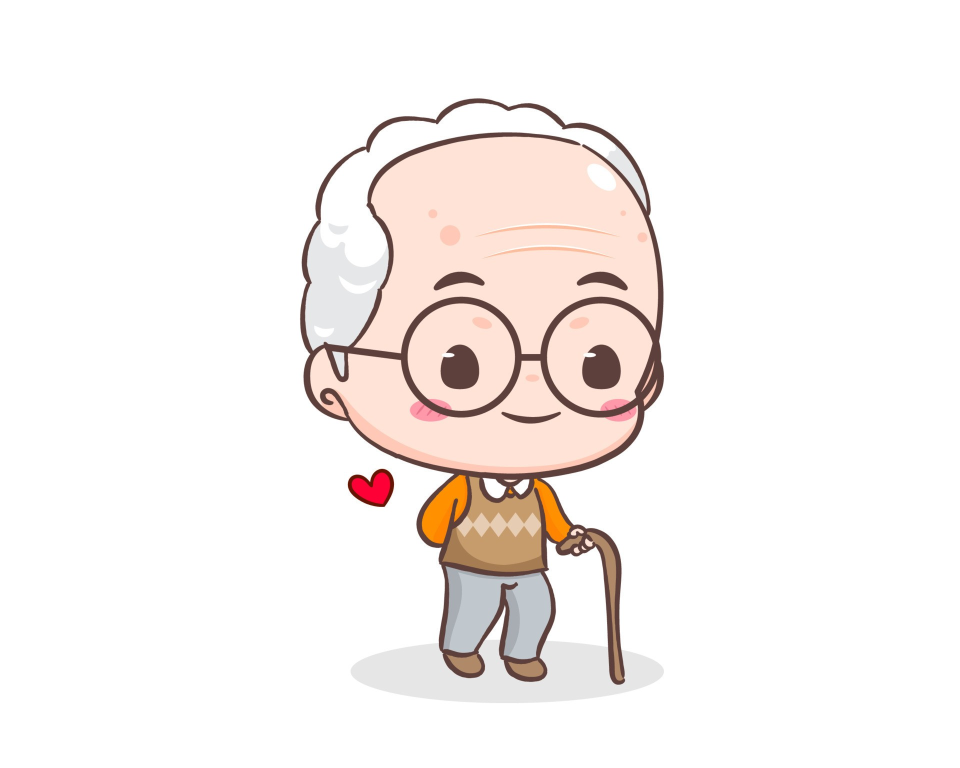
#> input picture data/omega_vision/arc3_games/curated/objects_library/grandpa_simpson.jpg, 1920 x 1536 px (shown at 1/2 size)
$ python pixels_to_regions.py ../../../data/omega_vision/arc3_games/curated/objects_library/grandpa_simpson.jpg
#> lines starting #> are read from the running program, lines starting #| are printed output that depends on the picture; after the words box and inside, x2 and y2 are one past the last pixel; in counts of white or black regions, pixels touching at a corner belong together
"""pixels_to_regions.py — bbox-FREE perception for any image (ARC, cartoon, CGI).

No bounding boxes anywhere. The image is first ENHANCED (default: a light
PIL denoise + degradation repair), then pixels are grouped into COLOR BLOBS
that accept small color gradients (adjacent pixels join a blob while their
color step stays under --tolerance, so cel shading / JPEG banding stays one
blob), then we derive PURELY TOPOLOGICAL facts from the pixels:

  region(Id, Color, Area, centroid(CX,CY)).
  adjacent(A, B).        % some pixel of A is 4-adjacent to some pixel of B
  encloses(Outer, Inner).% Inner's only neighbour is Outer and it never touches
                         % the image edge -> Outer completely surrounds Inner
  border(Id).            % region has a pixel on the image edge
  img_size(W, H).
  polygon(Id, Points).   % OUTER edge (silhouette)
  hole(Id, Points).      % INNER edges (cutouts), stored separately
  midline(Id, Points).   % median lines: distance-transform crest polylines
  fillpoint(Id, xy(X,Y), Depth). % all points found in the fill: every local
                         % distance peak, guaranteed interior, deepest first

Prolog then reasons over adjacency + enclosure — never a box. Optionally also
emit the quantized cell/3 grid (--grid) for full pixel fidelity.

Usage:
    python pixels_to_regions.py IMG.png --prolog out.pl
    python pixels_to_regions.py IMG.png --tolerance 0 --colors 14 --smooth 3 \
        --minfrac 0.0008 --prolog out.pl   # legacy global-quantize mode
"""
from __future__ import annotations

import argparse
import json
import sys
from collections import defaultdict
from pathlib import Path

import numpy as np
from PIL import Image, ImageDraw, ImageFilter, ImageOps
from scipy import ndimage
from scipy.sparse import coo_matrix
from scipy.sparse.csgraph import connected_components

STRUCT4 = np.array([[0, 1, 0], [1, 1, 1], [0, 1, 0]])


def looks_flat_art(rgb_array: np.ndarray) -> bool:
    """True for cartoon / gridded / cel-flat art: a large share of 4-neighbor
    pixel pairs are (near-)identical, or the palette is tiny. Photographs and
    degraded scans fail both tests."""
    h, w = rgb_array.shape[:2]
    step = max(1, max(h, w) // 256)
    px = rgb_array[::step, ::step].astype(np.int16)
    right_flat = (np.abs(px[:, :-1] - px[:, 1:]).max(axis=2) <= 2).mean()
    down_flat = (np.abs(px[:-1, :] - px[1:, :]).max(axis=2) <= 2).mean()
    flat_fraction = (float(right_flat) + float(down_flat)) / 2.0
    packed = (px[:, :, 0].astype(np.int32) << 16) | (px[:, :, 1].astype(np.int32) << 8) | px[:, :, 2].astype(np.int32)
    unique_colors = int(np.unique(packed).size)
    return flat_fraction >= 0.55 or unique_colors <= 64


def enhance(img: Image.Image, mode: str = "auto") -> tuple[Image.Image, str]:
    """Pre-filter run before Prolog ever sees the image.

    "enhance" uses the Python vision library (PIL) for a little denoising and
    degradation repair: a 3px median filter knocks out impulse/JPEG noise and
    a gentle autocontrast (1% clip) restores washed-out levels. "auto" (the
    default) applies it only to images that are NOT cartoon or gridded items
    — flat cel art and ARC grids are already clean and would only be softened.
    Returns the image plus the action actually taken.
    """
    rgb = img.convert("RGB")
    if mode == "none":
        return rgb, "none"
    if mode == "auto" and looks_flat_art(np.asarray(rgb)):
        return rgb, "skipped (flat art/grid)"
    rgb = rgb.filter(ImageFilter.MedianFilter(size=3))
    return ImageOps.autocontrast(rgb, cutoff=1), "enhanced"


def gradient_blobs(rgb_array: np.ndarray, tolerance: int):
    """Label COLOR BLOBS that accept small color gradients: 4-adjacent pixels
    belong to the same blob when every channel differs by <= tolerance, so a
    smoothly shaded surface stays one blob but hard edges still split. Each
    blob's color is the mean RGB of its members; perimeter counts boundary
    pixel-pairs (to other blobs or the image edge) for bbox-free shape cues."""
    h, w = rgb_array.shape[:2]
    px = rgb_array.astype(np.int16)
    n = h * w
    ids = np.arange(n, dtype=np.int64).reshape(h, w)

    def joins(a: np.ndarray, b: np.ndarray) -> np.ndarray:
        return np.abs(a - b).max(axis=2) <= tolerance

    right = joins(px[:, :-1], px[:, 1:])
    down = joins(px[:-1, :], px[1:, :])
    rows = np.concatenate([ids[:, :-1][right], ids[:-1, :][down]])
    cols = np.concatenate([ids[:, 1:][right], ids[1:, :][down]])
    graph = coo_matrix((np.ones(rows.size, dtype=np.int8), (rows, cols)), shape=(n, n))
    _count, flat = connected_components(graph, directed=False)
    labels = (flat + 1).astype(np.int32).reshape(h, w)  # region ids start at 1

    flat0 = labels.ravel() - 1
    areas = np.bincount(flat0)
    sums = np.zeros((areas.size, 3), dtype=np.int64)
    for channel in range(3):
        sums[:, channel] = np.bincount(flat0, weights=px[:, :, channel].ravel()).astype(np.int64)
    ys, xs = np.divmod(np.arange(n), w)
    cx = np.bincount(flat0, weights=xs) / np.maximum(areas, 1)
    cy = np.bincount(flat0, weights=ys) / np.maximum(areas, 1)
    edge = np.zeros(areas.size, dtype=bool)
    for sel in (labels[0, :], labels[-1, :], labels[:, 0], labels[:, -1]):
        edge[np.unique(sel) - 1] = True

    info: dict[int, dict] = {}
    for gid0 in range(areas.size):
        area = int(areas[gid0])
        if area == 0:
            continue
        r, g, b = (sums[gid0] / area).round().astype(int)
        info[gid0 + 1] = {
            "color": f"#{r:02x}{g:02x}{b:02x}",
            "area": area,
            "cx": int(round(cx[gid0])),
            "cy": int(round(cy[gid0])),
            "border": bool(edge[gid0]),
        }
    return labels, info


def quantize(img: Image.Image, n_colors: int, smooth: int):
    rgb = img.convert("RGB")
    if smooth > 0:
        rgb = rgb.filter(ImageFilter.MedianFilter(size=smooth))
    q = rgb.quantize(colors=n_colors, method=Image.MEDIANCUT)
    idx = np.array(q)
    pal = q.getpalette()[: n_colors * 3]
    colors = [(pal[i], pal[i + 1], pal[i + 2]) for i in range(0, len(pal), 3)]
    return idx, colors


# [24 lines left out: function label_map, not called in this run]


def adjacency(labels: np.ndarray):
    """Neighbor pairs with their shared-edge strength: how many pixel pairs
    the two regions share along an exact 4-neighbor boundary."""
    pairs: dict[tuple[int, int], int] = {}
    for A, B in ((labels[:, :-1], labels[:, 1:]), (labels[:-1, :], labels[1:, :])):
        d = A != B
        if not d.any():
            continue
        u = np.stack([A[d], B[d]], axis=1)
        u.sort(axis=1)
        uniq, counts = np.unique(u, axis=0, return_counts=True)
        for (a, b), n in zip(uniq, counts):
            key = (int(a), int(b))
            pairs[key] = pairs.get(key, 0) + int(n)
    return pairs


def enclosures(info, neigh):
    """Inner is enclosed by Outer iff Inner never touches the edge and its ONLY
    neighbouring region is Outer — a true surround, independent of shape."""
    out = []
    for gid, i in info.items():
        if i["border"]:
            continue
        ns = neigh.get(gid, set())
        if len(ns) == 1:
            out.append((next(iter(ns)), gid))
    return out


def add_enclosed_parts(
    info,
    pairs,
    big: set,
    floor: int = 4,
    excluded_outers: set[int] | None = None,
) -> set:
    """Enclosed fillers survive min_area: a region fully surrounded by a kept
    part is itself a part (eye dots, mouth holes), however small - it is the
    thing that fills a cutout. Iterates so nested fillers (pupil inside iris
    inside eye-white) all make it in. Callers may exclude an elected exterior
    background so isolated image noise does not become a semantic filler."""
    neigh = defaultdict(set)
    excluded_outers = excluded_outers or set()
    for a, b in pairs:
        neigh[a].add(b)
        neigh[b].add(a)
    added = True
    while added:
        added = False
        for outer, inner in enclosures(info, neigh):
            if (
                outer in big
                and outer not in excluded_outers
                and inner not in big
                and info[inner]["area"] >= floor
            ):
                big.add(inner)
                added = True
    return big


def perimeters(labels: np.ndarray) -> dict[int, int]:
    """Boundary length per region: pixel pairs facing a different region plus
    pixels on the image edge (bbox-free shape cue: perimeter^2/area separates
    compact tiles from organic silhouettes)."""
    out: dict[int, int] = defaultdict(int)
    for A, B in ((labels[:, :-1], labels[:, 1:]), (labels[:-1, :], labels[1:, :])):
        d = A != B
        if not d.any():
            continue
        for side in (A[d], B[d]):
            ids, counts = np.unique(side, return_counts=True)
            for gid, count in zip(ids, counts):
                out[int(gid)] += int(count)
    for sel in (labels[0, :], labels[-1, :], labels[:, 0], labels[:, -1]):
        ids, counts = np.unique(sel, return_counts=True)
        for gid, count in zip(ids, counts):
            out[int(gid)] += int(count)
    return out


# [410 lines left out: functions region_polygons, _neighbors8, _prune_spurs, _skeleton_paths, _simplify_no_cutout, region_midlines and 6 more, not called in this run]


def main(argv: list[str]) -> int:
    ap = argparse.ArgumentParser()
    ap.add_argument("image")
    ap.add_argument("--filter", default="auto", choices=("auto", "enhance", "none"),
                    help="pre-filter before Prolog consumes the image: auto enhances only "
                         "non-cartoon/non-grid images (default), enhance always, none never")
    ap.add_argument("--tolerance", type=int, default=24,
                    help="max per-channel step joining a gradient blob; 0 = legacy global quantize")
    ap.add_argument("--blob-colors", type=int, default=32,
                    help="palette size snapped before tolerance joining (kills antialias leak paths)")
    ap.add_argument("--max-dim", type=int, default=960,
                    help="downscale so the longest side stays within this many pixels (0 = never)")
    ap.add_argument("--colors", type=int, default=14)
    ap.add_argument("--minfrac", type=float, default=0.0008)
    ap.add_argument("--smooth", type=int, default=0)
    ap.add_argument("--prolog")
    ap.add_argument("--grid")
    ap.add_argument("--cell", type=int, default=1)
    args = ap.parse_args(argv)

    img = Image.open(args.image)
#> img is the input picture: PIL image 1920x1536 RGB; mean R, G, B 247.1, 241.8, 239.6
    if args.max_dim and max(img.size) > args.max_dim:
        scale = args.max_dim / max(img.size)
        img = img.resize((max(1, round(img.size[0] * scale)), max(1, round(img.size[1] * scale))), Image.LANCZOS)
#> img: PIL image 960x768 RGB
    img, filter_action = enhance(img, args.filter)
#> in looks_flat_art, `px = rgb_array[::step, ::step].astype(np.int16)`:
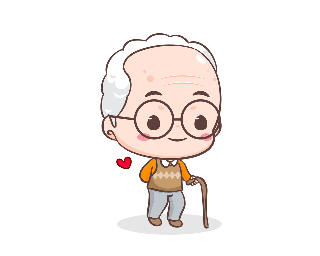
#> px: shape (256, 320, 3) int16; mean of channels 0, 1, 2 247.1, 241.8, 239.6; drawn as R, G, B
#> in looks_flat_art, `right_flat = (np.abs(px[:, :-1] - px[:, 1:]).max(axis=2) <= 2).mean()`: right_flat = 0.922
#> in looks_flat_art, `down_flat = (np.abs(px[:-1, :] - px[1:, :]).max(axis=2) <= 2).mean()`: down_flat = 0.919
#> in looks_flat_art, `flat_fraction = (float(right_flat) + float(down_flat)) / 2.0`: flat_fraction = 0.92
#> in looks_flat_art, `packed = (px[:, :, 0].astype(np.int32) << 16) | (px[:, :, 1].astype(np..`:
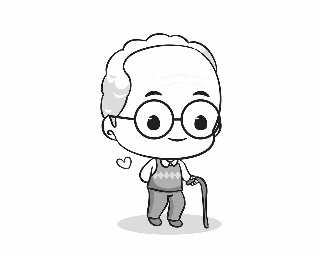
#> packed: shape (256, 320) int32; min 4599340, max 16777215, mean 16254409.8; drawn with min black and max white
#> filter_action = 'skipped (flat art/grid)'
    w, h = img.size
    idx = None
    colors = None
    if args.tolerance > 0:
        # Snap to a dominant palette first: antialiased ramps collapse onto the
        # outline/fill colors they bridge, so tolerance joins gradient bands
        # WITHOUT leaking across real (outlined) edges.
        idx, colors = quantize(img, args.blob_colors, 0)
#> in quantize, `idx = np.array(q)`:
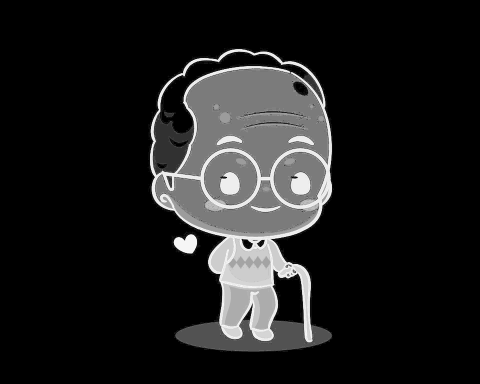
#> idx: shape (768, 960) (shown at 1/2 size); min 0, max 31, mean 3.6; drawn with min black and max white
#> in quantize, `pal = q.getpalette()[: n_colors * 3]`: pal = 96 values, max 255 at index 0, min 51 at index 91, mean 197
#> in quantize, `colors = [(pal[i], pal[i + 1], pal[i + 2]) for i in range(0, len(pal),..`: colors = 32 items, first 6: (255, 255, 255), (255, 255, 253), (254, 255, 255), (254, 254, 254), (249, 247, 246), (246, 233, 227)
        palette_rgb = np.asarray(colors, dtype=np.int16)[idx]
        labels, info = gradient_blobs(palette_rgb, args.tolerance)
#> in joins, `return np.abs(a - b).max(axis=2) <= tolerance`:
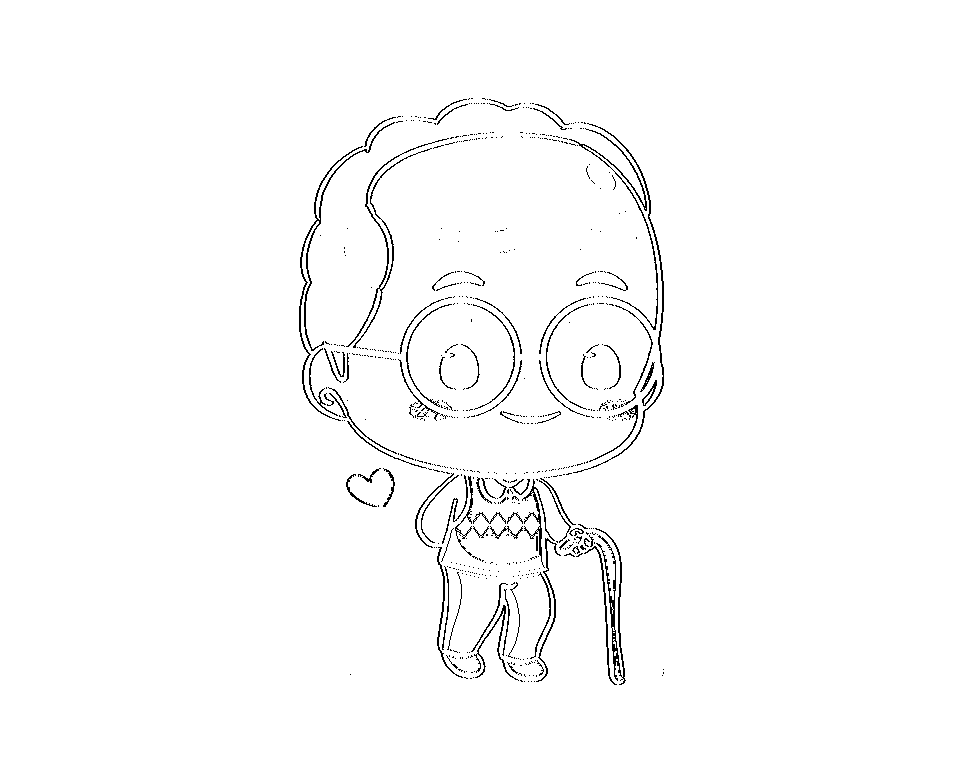
#> returned value: shape (768, 959) bool; 98.2% white; black in thin lines or dots, all inside (x1, y1, x2, y2) = (299, 98, 664, 685)
#> in joins (call 2), `return np.abs(a - b).max(axis=2) <= tolerance`:
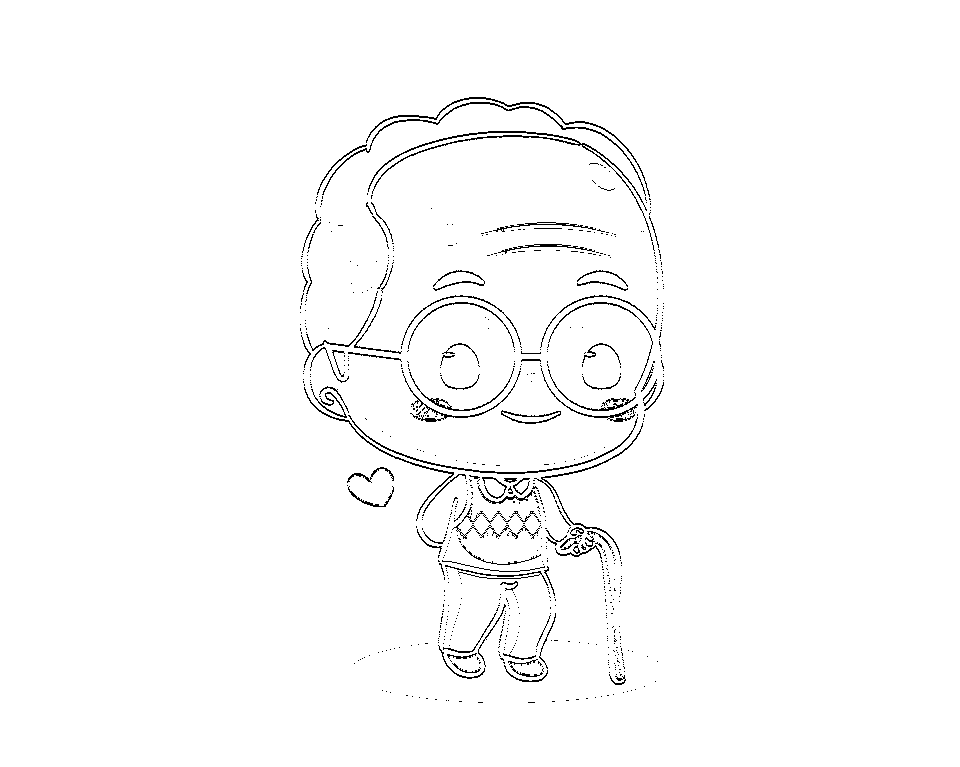
#> returned value: shape (767, 960) bool; 98.2% white; black in thin lines or dots, all inside (x1, y1, x2, y2) = (300, 97, 664, 703)
#> in gradient_blobs, `labels = (flat + 1).astype(np.int32).reshape(h, w)`:
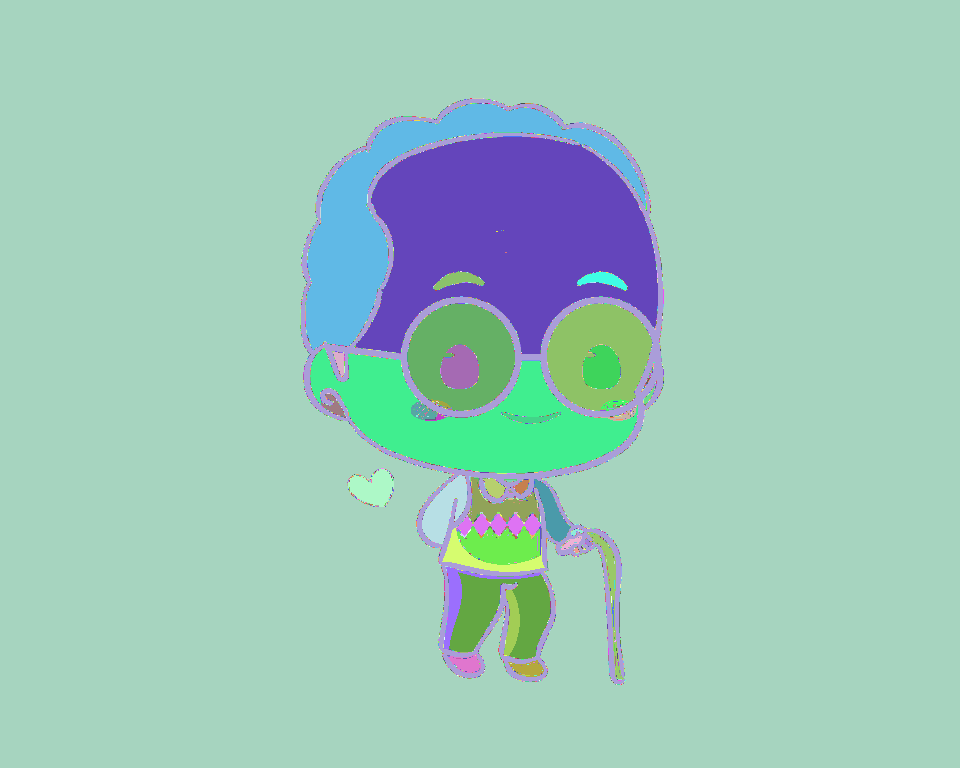
#> labels: shape (768, 960) int32; 5013 distinct labels, from 1 to 5013; one colour per label, 0 black
#> in gradient_blobs, `areas = np.bincount(flat0)`: areas = 5013 values, max 594183 at index 0, min 1 at index 2, mean 147.1
#> in gradient_blobs, `cx = np.bincount(flat0, weights=xs) / np.maximum(areas, 1)`: cx = 5013 values, max 663 at index 1386, min 300 at index 1576, mean 489.8
#> in gradient_blobs, `cy = np.bincount(flat0, weights=ys) / np.maximum(areas, 1)`: cy = 5013 values, max 684 at index 5008, min 98 at index 1, mean 382.1
#> the loop in gradient_blobs, `for sel in (labels[0, :], labels[-1, :], labels[:, 0], labels[:, -1]):` made 4 passes
#> the loop in gradient_blobs, `for gid0 in range(areas.size):` made 5013 passes
#> (area, r, g, b) on passes 1, 11, 54: (594183, 254, 254, 254), (19595, 92, 63, 59), (17430, 245, 246, 246)
#> after the loop in gradient_blobs, `for gid0 in range(areas.size):`: info = 5013 items
#> info = 5013 items
        mode = f"tolerance={args.tolerance} over {args.blob_colors}-color palette (filter={filter_action})"
    else:
        idx, colors = quantize(img, args.colors, args.smooth)
        labels, info = label_map(idx, colors)
        mode = f"{args.colors} colors (smooth={args.smooth}, filter={filter_action})"
    min_area = max(12, int(args.minfrac * w * h))
#> min_area = 589
    big = {gid for gid, i in info.items() if i["area"] >= min_area}
#> big = 20 items
    pairs = adjacency(labels)
#> the loop in adjacency, `for A, B in ((labels[:, :-1], labels[:, 1:]), (labels[:-1, :], labels[..` made 2 passes
#> pass 2, in adjacency, `d = A != B`:
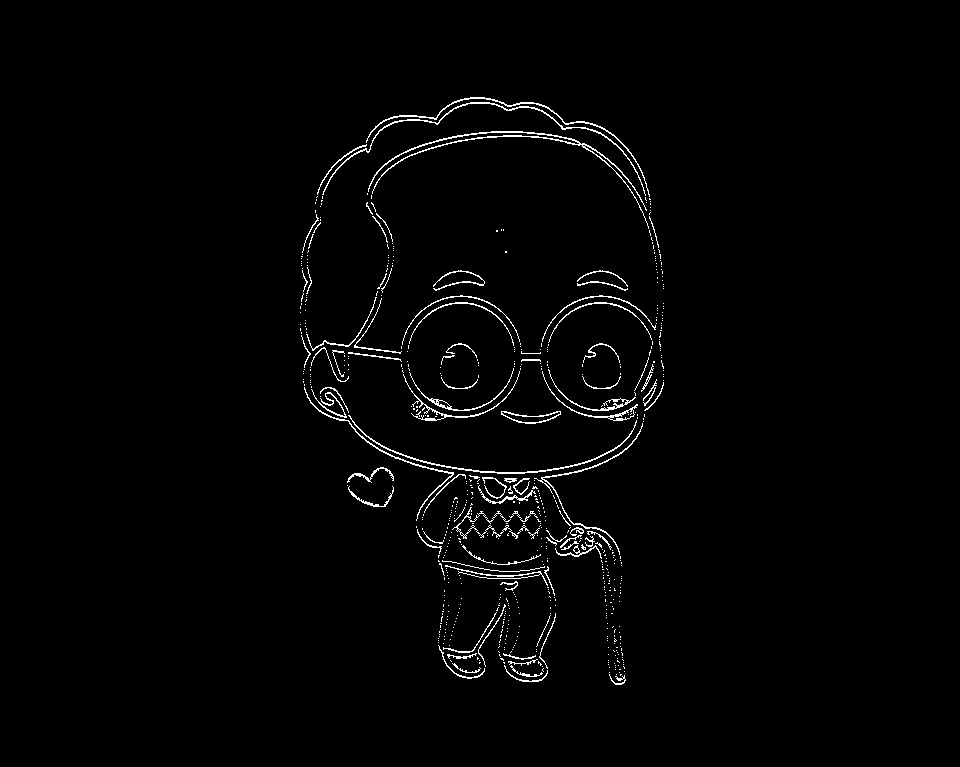
#> d: shape (767, 960) bool; 1.6% white in thin lines or dots, all inside (x1, y1, x2, y2) = (300, 97, 664, 685)
#> after the loop in adjacency, `for A, B in ((labels[:, :-1], labels[:, 1:]), (labels[:-1, :], labels[..`: pairs = 11719 items
#> pairs = 11719 items
    big = add_enclosed_parts(info, pairs, big)
#> the loop in add_enclosed_parts, `for a, b in pairs:` made 11719 passes
#> b on passes 1 to 3: 2, 6, 7
#> big = 24 items
    perims = perimeters(labels)
#> in perimeters, `out: dict[int, int] = defaultdict(int)`: out = 0 items
#> the loop in perimeters, `for A, B in ((labels[:, :-1], labels[:, 1:]), (labels[:-1, :], labels[..` made 2 passes
#> after the loop in perimeters, `for A, B in ((labels[:, :-1], labels[:, 1:]), (labels[:-1, :], labels[..`: out = 5013 items
#> the loop in perimeters, `for sel in (labels[0, :], labels[-1, :], labels[:, 0], labels[:, -1]):` made 4 passes
#> counts on passes 1 to 4: [960], [960], [768], [768]
#> perims = 5013 items
    print(f"{args.image}: {w}x{h}px, {mode}, "
          f"min_area={min_area}px -> {len(big)} regions, {sum(1 for a,b in pairs if a in big and b in big)} adjacencies")
#| ../../../data/omega_vision/arc3_games/curated/objects_library/grandpa_simpson.jpg: 960x768px, tolerance=24 over 32-color palette (filter=skipped (flat art/grid)), min_area=589px -> 24 regions, 26 adjacencies
    if args.prolog:
        Path(args.prolog).write_text(
            to_prolog(info, pairs, big, w, h, perims, region_polygons(labels, big),
                      region_midlines(labels, big), region_fillpoints(labels, big)), encoding="utf-8")
        print("wrote", args.prolog)
    if args.grid:
        if idx is None:
            idx, colors = quantize(img, args.colors, args.smooth)
        Path(args.grid).write_text(grid_to_prolog(idx, colors, max(1, args.cell)), encoding="utf-8")
        gh, gw = h // max(1, args.cell), w // max(1, args.cell)
        print(f"wrote {args.grid}  ({gw}x{gh} = {gw*gh} cell/3 facts)")
    return 0


if __name__ == "__main__":
    raise SystemExit(main(sys.argv[1:]))
#> (the program exits here)
